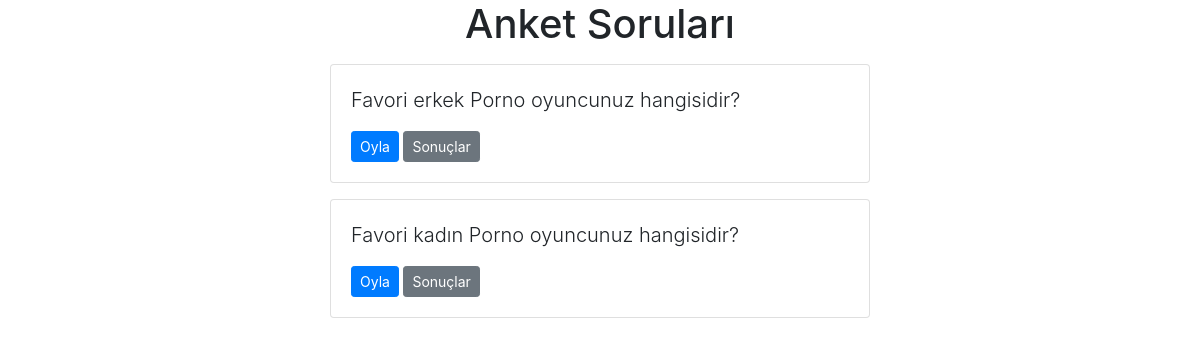
Screenshot of /polls/ with the database file from the repository.
### polls/models.py (models this page shows, shortened)
class Question(models.Model):
    question_text = models.CharField(max_length=200)
    pub_date = models.DateField('date_published')

### polls/views.py (the view)
# urls.py: path('', views.index, name='polls_index'),
def index(request):
    latest_question_list = Question.objects.order_by('-pub_date')[:5]
    context = {'latest_question_list': latest_question_list}
    return render(request, 'polls/polls_index.html', context)

### templates/polls/polls_index.html
{% extends 'base.html' %}
{% block content %}
<h1 class="text-center mb-3"> Anket Soruları </h1>
{% if latest_question_list %}
    {% for latest_question in latest_question_list %}
        <div class="card mb-3">
        <div class="card-body">
            <p class="lead">{{ latest_question.question_text }}</p>
            <a href="{% url 'polls:detail' latest_question.id %}"
               class="btn btn-primary btn-sm"> Oyla</a>
            <a href="{% url 'polls:results' latest_question.id %}"
               class="btn btn-secondary btn-sm"> Sonuçlar</a>
        </div>
        </div>
    {% endfor %}
{% endif %}
{% endblock %}

### rows the page displays
Question: question_text "Favori erkek Porno oyuncunuz hangisidir?"
Question: question_text "Favori kadın Porno oyuncunuz hangisidir?"
